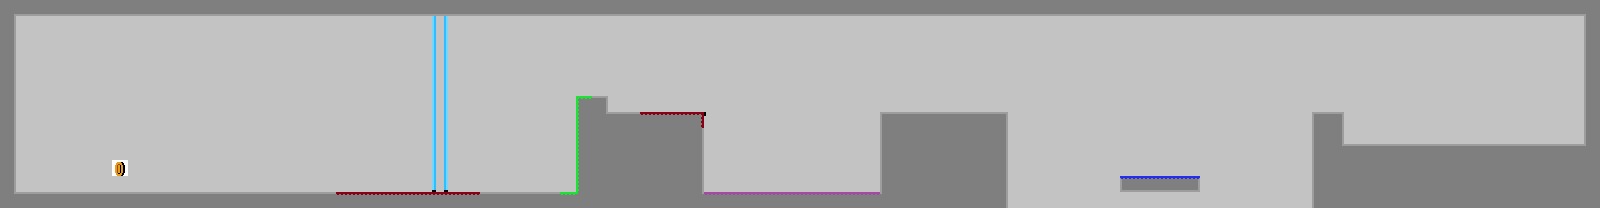

A level layout from a 2D game, rendered from its tile map. Below: a short description, then the map file with tile-grid data replaced by summaries:
An orthogonal 100x13 tile map with 16x16 px tiles, 2 tile layers (background, graphics), 2 tilesets and 25 objects.

<map version="1.0" tiledversion="2018.04.18" orientation="orthogonal" renderorder="left-down" width="100" height="13" tilewidth="16" tileheight="16" infinite="0" nextobjectid="51">
 <tileset firstgid="1" name="Tileset" tilewidth="16" tileheight="16" spacing="2" margin="1" tilecount="924" columns="33">
  <image source="TESTures.png" width="594" height="504" />
 </tileset>
 <tileset firstgid="925" name="Tileset" tilewidth="16" tileheight="16" spacing="2" margin="1" tilecount="924" columns="33">
  <image source="TESTures.png" width="594" height="504" />
 </tileset>
 <layer name="background" width="100" height="13">
  <data>[1300 cells, 1300 non-empty, 16 distinct tile ids]</data>
 </layer>
 <layer name="graphics" width="100" height="13">
  <data>[1300 cells, 1300 non-empty, 13 distinct tile ids]</data>
 </layer>
 <objectgroup name="ground">
  <object id="24" x="0" y="16" width="16" height="176" />
  <object id="25" x="0" y="192" width="1008" height="16" />
  <object id="26" x="880" y="112" width="128" height="80" />
  <object id="27" x="576" y="96" width="32" height="96" />
  <object id="28" x="608" y="112" width="96" height="80" />
  <object id="29" x="1120" y="176" width="80" height="16" />
  <object id="30" x="1312" y="112" width="32" height="96" />
  <object id="31" x="1344" y="144" width="256" height="64" />
  <object id="32" x="1584" y="16" width="16" height="128" />
  <object id="33" x="0" y="0" width="1600" height="16" />
 </objectgroup>
 <objectgroup name="path">
  <object id="37" x="432" y="16" width="16" height="176" />
  <object id="38" x="704" y="112" width="176" height="16" />
 </objectgroup>
 <objectgroup name="turn">
  <object id="40" x="1488" y="128" width="16" height="16" />
  <object id="50" x="1584" y="128" width="16" height="16" />
 </objectgroup>
 <objectgroup name="red gel">
  <object id="35" x="336" y="192" width="144" height="16" />
  <object id="36" x="640" y="112" width="64" height="16" />
 </objectgroup>
 <objectgroup name="orange gel" />
 <objectgroup name="blue gel">
  <object id="49" x="1120" y="176" width="80" height="16" />
 </objectgroup>
 <objectgroup name="enemies">
  <object id="41" x="1536" y="128" width="16" height="16" />
 </objectgroup>
 <objectgroup name="purple gel">
  <object id="39" x="704" y="192" width="176" height="16" />
 </objectgroup>
 <objectgroup name="green gel">
  <object id="47" x="576" y="96" width="16" height="96" />
  <object id="48" x="560" y="192" width="16" height="16" />
 </objectgroup>
 <objectgroup name="cubes">
  <object id="43" x="592" y="80" width="16" height="16" />
  <object id="44" x="352" y="176" width="16" height="16" />
  <object id="46" x="192" y="176" width="16" height="16" />
 </objectgroup>
 <objectgroup name="goal">
  <object id="42" x="1504" y="144" width="80" height="16" />
 </objectgroup>
</map>
